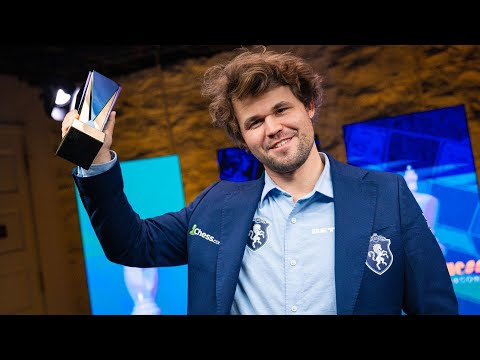
#> input picture carlsen.jpg, 480 x 360 px
$ python open.py
#> lines starting #> are read from the running program, lines starting #| are printed output that depends on the picture
from PIL import Image
import numpy as np

img = Image.open('carlsen.jpg').convert('L')  # Convert to grayscale
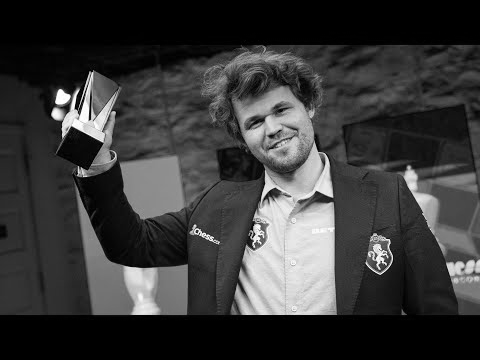
#> img: PIL image 480x360 L; min 0, max 255, mean 57.3
arr = np.array(img)
arr.tofile('carlsen.raw')
print(f'Converted! Size: {arr.shape[1]}x{arr.shape[0]}')
#| Converted! Size: 480x360

$ run again, with GOAT.jpg copied over carlsen.jpg
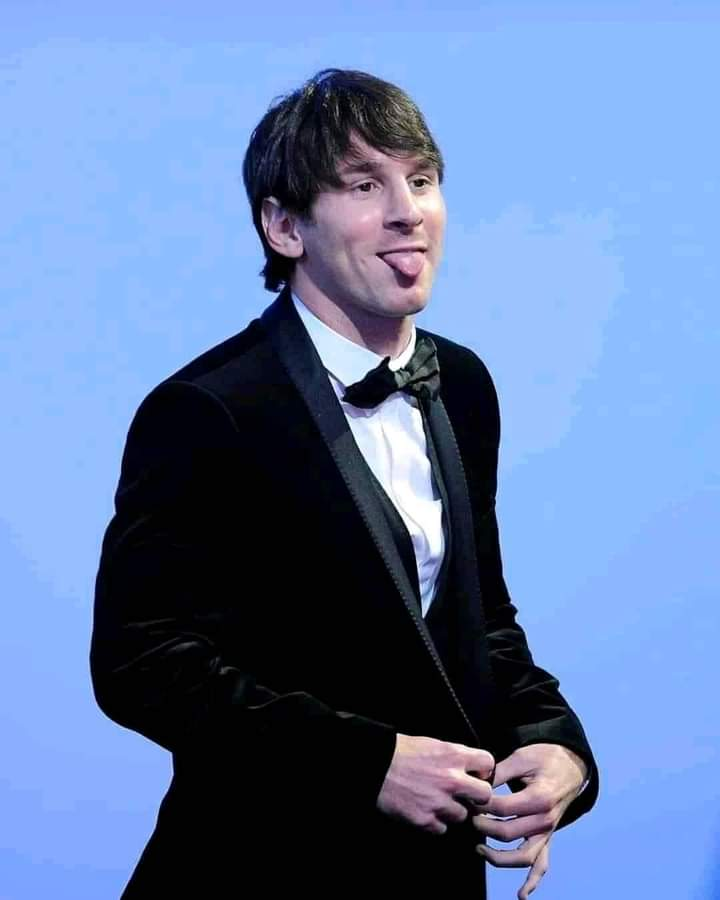
#> input picture GOAT.jpg, 720 x 900 px
#> `img = Image.open('carlsen.jpg').convert('L')`:
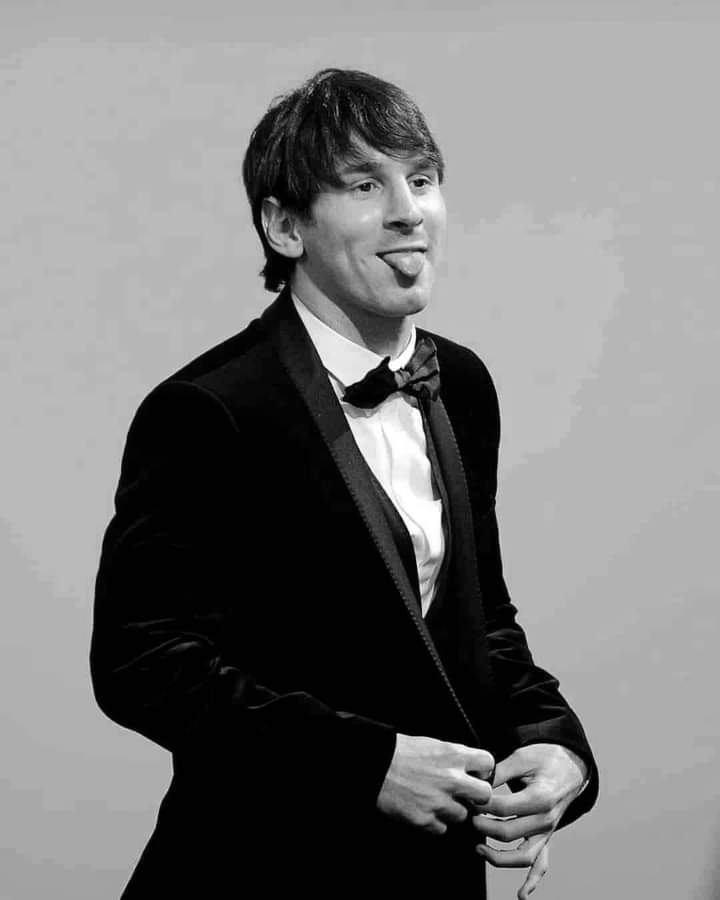
#> img: PIL image 720x900 L; min 0, max 255, mean 122.1
#| Converted! Size: 720x900

$ run again, with louis.jpg copied over carlsen.jpg
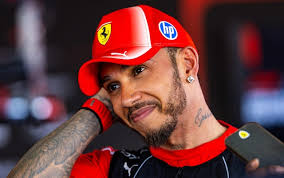
#> input picture louis.jpg, 284 x 178 px
#> `img = Image.open('carlsen.jpg').convert('L')`:
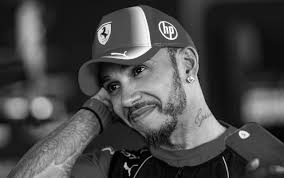
#> img: PIL image 284x178 L; min 0, max 254, mean 72
#| Converted! Size: 284x178

$ run again, with pic.jpg copied over carlsen.jpg
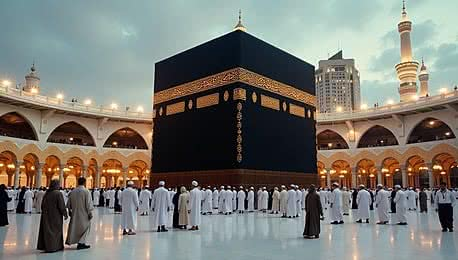
#> input picture pic.jpg, 458 x 260 px
#> `img = Image.open('carlsen.jpg').convert('L')`:
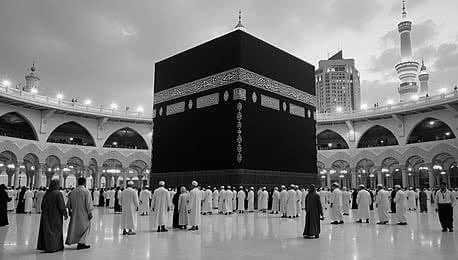
#> img: PIL image 458x260 L; min 0, max 255, mean 119.7
#| Converted! Size: 458x260
